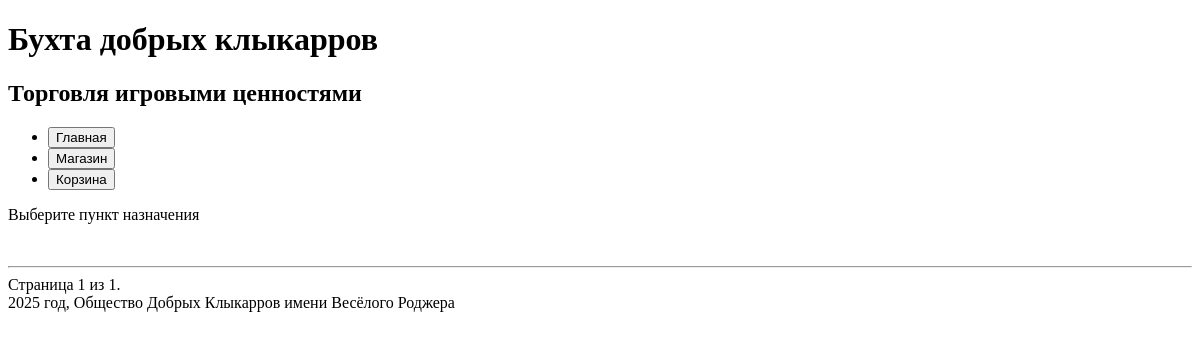
Page /?page=2 on the earlier database version.
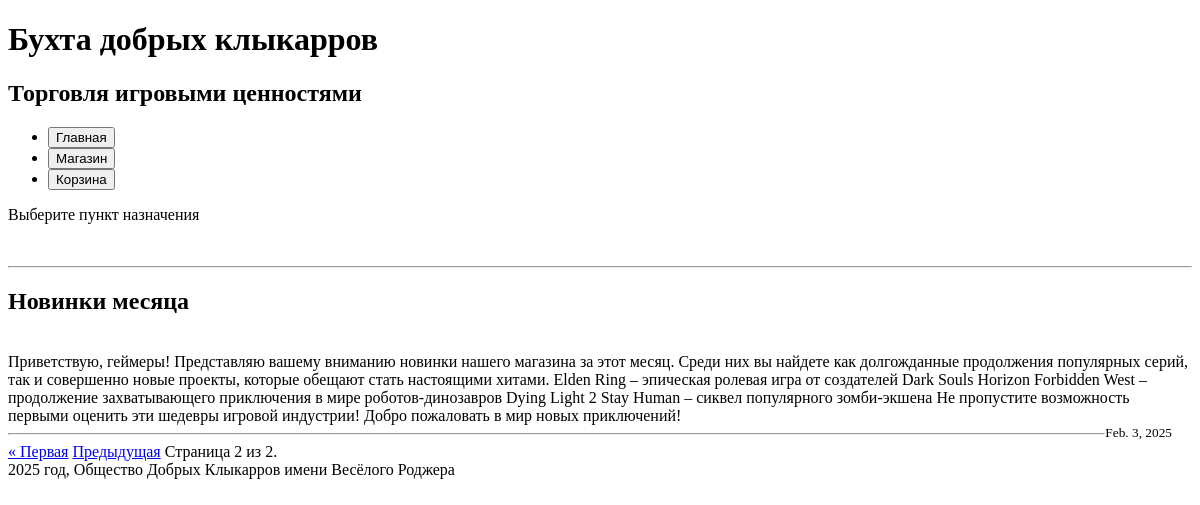
Same page on the later database version.
### task1/models.py (models this page shows, shortened)
class News(models.Model):
    title = models.CharField(max_length=100)
    content = models.TextField()
    date = models.DateField(auto_now_add=True)

### task1/views.py (the view)
# urls.py: path('', news4, name='index4'),
def news4(request):
    news = News.objects.all()
    paginator = Paginator(news, 3)
    page_number = request.GET.get('page')
    page_obj = paginator.get_page(page_number)
    context = {'news': page_obj}
    return render(request, 'news.html', context)

### templates/news.html (shortened to what this page needs)
{% extends 'menu.html' %}
{% block header %}{{block.super}}{% endblock %}
{% block navigation %}{{block.super}}{% endblock %}
{% block main %}
    <p>Выберите пункт назначения</p>
    <br>
    <hr>
    {% for new in news %}
        <h2>{{ new.title }}</h2>
        <br>
        {{ new.content }}
        <br>
        <small style="float: right; margin-right: 20px;">{{ new.date }}</small>
        <hr>
    {% endfor %}
    <div class="pagination">
        <span class="step-links">
            {% if news.has_previous %}
                <a href="?page=1">&laquo; Первая</a>
                <a href="?page={{ news.previous_page_number }}">Предыдущая</a>
            {% endif %}
            <span class="current">
                Страница {{ news.number }} из {{ news.paginator.num_pages }}.
            </span>
        </span>
    </div>
{% endblock %}
{% block footer %}{{block.super}}{% endblock %}

Differences in the rows shown:
added News: title "Новинки месяца", content "Приветствую, геймеры! Представляю вашему вниманию новинки нашего магазина за этот месяц. Среди них вы найдете как долгожданные продолжения популярных серий, так и совершенно новые проекты, которые обещают стать настоящими хитами. Elden Ring – эпическая ролевая игра от создателей Dark Souls Horizon Forbidden West – продолжение захватывающего приключения в мире роботов-динозавров Dying Light 2 Stay Human – сиквел популярного зомби-экшена Не пропустите возможность первыми оценить эти шедевры игровой индустрии! Добро пожаловать в мир новых приключений!", date "Feb. 3, 2025"
Other differences:
{{ news.number }}: "1" → "2"
{{ news.paginator.num_pages }}: "1" → "2"
text now shown: "« Первая Предыдущая"
